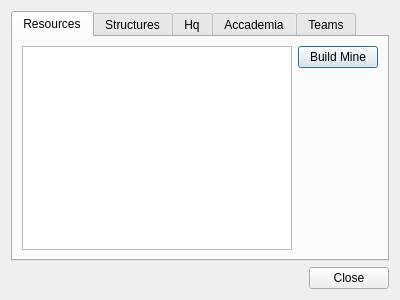
<?xml version="1.0" encoding="UTF-8"?>
<ui version="4.0">
 <class>PlanetDialog</class>
 <widget class="QDialog" name="PlanetDialog">
  <property name="geometry">
   <rect>
    <x>0</x>
    <y>0</y>
    <width>400</width>
    <height>300</height>
   </rect>
  </property>
  <property name="windowTitle">
   <string>Dialog</string>
  </property>
  <layout class="QVBoxLayout" name="verticalLayout">
   <item>
    <layout class="QHBoxLayout" name="horizontalLayout">
     <item>
      <widget class="QTabWidget" name="tabWidget">
       <property name="currentIndex">
        <number>0</number>
       </property>
       <widget class="QWidget" name="TabResource">
        <attribute name="title">
         <string>Resources</string>
        </attribute>
        <layout class="QHBoxLayout" name="horizontalLayout_2">
         <item>
          <widget class="QListWidget" name="ListDeposits"/>
         </item>
         <item>
          <layout class="QVBoxLayout" name="verticalLayout_2">
           <item>
            <widget class="QPushButton" name="ButtonBuildMine">
             <property name="text">
              <string>Build Mine</string>
             </property>
            </widget>
           </item>
           <item>
            <spacer name="verticalSpacer">
             <property name="orientation">
              <enum>Qt::Vertical</enum>
             </property>
             <property name="sizeHint" stdset="0">
              <size>
               <width>20</width>
               <height>40</height>
              </size>
             </property>
            </spacer>
           </item>
          </layout>
         </item>
        </layout>
       </widget>
       <widget class="QWidget" name="TabStructures">
        <attribute name="title">
         <string>Structures</string>
        </attribute>
        <layout class="QHBoxLayout" name="horizontalLayout_3">
         <item>
          <widget class="QListWidget" name="ListStructures"/>
         </item>
         <item>
          <layout class="QVBoxLayout" name="verticalLayout_3">
           <item>
            <widget class="QPushButton" name="ButtonExpandBuilding">
             <property name="text">
              <string>Expand</string>
             </property>
            </widget>
           </item>
           <item>
            <widget class="QPushButton" name="ButtonDeleteBuilding">
             <property name="text">
              <string>Delete</string>
             </property>
            </widget>
           </item>
           <item>
            <spacer name="verticalSpacer_2">
             <property name="orientation">
              <enum>Qt::Vertical</enum>
             </property>
             <property name="sizeHint" stdset="0">
              <size>
               <width>20</width>
               <height>40</height>
              </size>
             </property>
            </spacer>
           </item>
          </layout>
         </item>
        </layout>
       </widget>
       <widget class="QWidget" name="tab">
        <attribute name="title">
         <string>Hq</string>
        </attribute>
        <layout class="QHBoxLayout" name="horizontalLayout_4">
         <item>
          <widget class="QListWidget" name="listWidget"/>
         </item>
         <item>
          <layout class="QVBoxLayout" name="verticalLayout_4">
           <item>
            <widget class="QPushButton" name="pushButton_2">
             <property name="text">
              <string>Build</string>
             </property>
            </widget>
           </item>
           <item>
            <widget class="QPushButton" name="pushButton">
             <property name="text">
              <string>Abbandon</string>
             </property>
            </widget>
           </item>
           <item>
            <spacer name="verticalSpacer_3">
             <property name="orientation">
              <enum>Qt::Vertical</enum>
             </property>
             <property name="sizeHint" stdset="0">
              <size>
               <width>20</width>
               <height>40</height>
              </size>
             </property>
            </spacer>
           </item>
          </layout>
         </item>
        </layout>
       </widget>
       <widget class="QWidget" name="tab_3">
        <attribute name="title">
         <string>Accademia</string>
        </attribute>
        <layout class="QHBoxLayout" name="horizontalLayout_6">
         <item>
          <widget class="QListWidget" name="listWidget_3"/>
         </item>
         <item>
          <layout class="QVBoxLayout" name="verticalLayout_6">
           <item>
            <widget class="QPushButton" name="pushButton_5">
             <property name="text">
              <string>Hire</string>
             </property>
            </widget>
           </item>
           <item>
            <spacer name="verticalSpacer_5">
             <property name="orientation">
              <enum>Qt::Vertical</enum>
             </property>
             <property name="sizeHint" stdset="0">
              <size>
               <width>20</width>
               <height>40</height>
              </size>
             </property>
            </spacer>
           </item>
          </layout>
         </item>
        </layout>
       </widget>
       <widget class="QWidget" name="tab_2">
        <attribute name="title">
         <string>Teams</string>
        </attribute>
        <layout class="QHBoxLayout" name="horizontalLayout_5">
         <item>
          <widget class="QListWidget" name="listWidget_2"/>
         </item>
         <item>
          <layout class="QVBoxLayout" name="verticalLayout_5">
           <item>
            <widget class="QPushButton" name="pushButton_3">
             <property name="text">
              <string>Expand</string>
             </property>
            </widget>
           </item>
           <item>
            <widget class="QPushButton" name="pushButton_4">
             <property name="text">
              <string>Fire</string>
             </property>
            </widget>
           </item>
           <item>
            <spacer name="verticalSpacer_4">
             <property name="orientation">
              <enum>Qt::Vertical</enum>
             </property>
             <property name="sizeHint" stdset="0">
              <size>
               <width>20</width>
               <height>40</height>
              </size>
             </property>
            </spacer>
           </item>
          </layout>
         </item>
        </layout>
       </widget>
      </widget>
     </item>
    </layout>
   </item>
   <item>
    <widget class="QDialogButtonBox" name="CloseButton">
     <property name="orientation">
      <enum>Qt::Horizontal</enum>
     </property>
     <property name="standardButtons">
      <set>QDialogButtonBox::Close</set>
     </property>
    </widget>
   </item>
  </layout>
 </widget>
 <resources/>
 <connections>
  <connection>
   <sender>CloseButton</sender>
   <signal>accepted()</signal>
   <receiver>PlanetDialog</receiver>
   <slot>accept()</slot>
   <hints>
    <hint type="sourcelabel">
     <x>248</x>
     <y>254</y>
    </hint>
    <hint type="destinationlabel">
     <x>157</x>
     <y>274</y>
    </hint>
   </hints>
  </connection>
  <connection>
   <sender>CloseButton</sender>
   <signal>rejected()</signal>
   <receiver>PlanetDialog</receiver>
   <slot>reject()</slot>
   <hints>
    <hint type="sourcelabel">
     <x>316</x>
     <y>260</y>
    </hint>
    <hint type="destinationlabel">
     <x>286</x>
     <y>274</y>
    </hint>
   </hints>
  </connection>
 </connections>
</ui>
